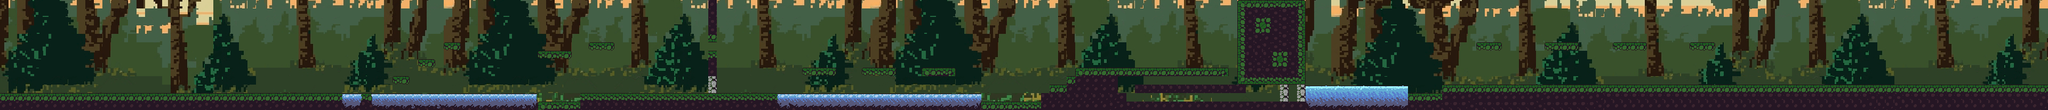

The image is a tile-based game level rendered from a .tmx file. Its description and source (layers, tilesets, objects; grid data summarised) follow:
An orthogonal 240x13 tile map with 16x16 px tiles, 2 tile layers (Backround, Graphics), 6 tilesets and 94 objects.

<map version="1.10" tiledversion="1.10.1" orientation="orthogonal" renderorder="right-down" width="240" height="13" tilewidth="16" tileheight="16" infinite="0" nextlayerid="15" nextobjectid="281">
 <tileset firstgid="1" source="Swamp.tsx" />
 <tileset firstgid="241" source="Background.tsx" />
 <tileset firstgid="961" source="Water.tsx" />
 <tileset firstgid="997" source="ForestBackGround1.tsx" />
 <tileset firstgid="2587" source="Tileset-export.tsx" />
 <tileset firstgid="2827" source="Tileset-export-exp11ort.tsx" />
 <layer id="2" name="Backround" width="240" height="13" locked="1">
  <data>[3120 cells, 3119 non-empty, 801 distinct tile ids]</data>
 </layer>
 <layer id="3" name="Graphics" width="240" height="13">
  <data>[3120 cells, 708 non-empty, 95 distinct tile ids]</data>
 </layer>
 <objectgroup draworder="index" id="4" name="Ground">
  <object id="29" x="0" y="176" width="642.021" height="32" />
  <object id="36" x="1086.67" y="176" width="371.242" height="32" />
  <object id="41" x="2707.67" y="160" width="1132.33" height="48" />
  <object id="86" x="-1.33333" y="2" height="206" />
  <object id="87" x="-0.666667" y="0" width="3836.18" />
  <object id="88" x="1" y="208.667" width="3837" />
  <object id="89" x="3839.5" y="0" width="1" height="208" />
  <object id="142" x="675.818" y="176" width="22.7273" height="32" />
  <object id="143" x="736" y="144" width="32" height="16" />
  <object id="144" x="784" y="112" width="32" height="16" />
  <object id="145" x="832" y="80" width="32" height="16" />
  <object id="147" x="2320" y="0" width="13.1667" height="160" />
  <object id="149" x="1953.27" y="176" width="156.394" height="32" />
  <object id="150" x="1970.5" y="160" width="125.5" height="16" />
  <object id="153" x="2001.5" y="144" width="94.5" height="16" />
  <object id="155" x="1616" y="128" width="64" height="16" />
  <object id="157" x="1328" y="0" width="16" height="80" />
  <object id="158" x="1328" y="96" width="16" height="48" />
  <object id="159" x="1104" y="80" width="48" height="16" />
  <object id="162" x="1008" y="96" width="64" height="16" />
  <object id="164" x="2112" y="192" width="336" height="16" />
  <object id="202" x="2336" y="0" width="112" height="80" />
  <object id="204" x="2404" y="80" width="44" height="80" />
  <object id="228" x="3168" y="80" width="48" height="16" />
  <object id="230" x="2144" y="128" width="16" height="13.3333" />
  <object id="231" x="2160" y="128" width="16" height="13.6667" />
  <object id="232" x="2176" y="128" width="16" height="13.6667" />
  <object id="233" x="2192" y="128" width="16" height="13.6667" />
  <object id="234" x="2208" y="128" width="16" height="13" />
  <object id="237" x="2224" y="128" width="16" height="14" />
  <object id="238" x="2240" y="128" width="16" height="13.3333" />
  <object id="239" x="2256" y="128" width="16" height="14" />
  <object id="240" x="2272" y="128" width="16" height="14" />
  <object id="241" x="2288" y="128" width="14" height="14.3333" />
  <object id="242" x="2016" y="128" width="127.333" height="14.3333" />
  <object id="243" x="2128" y="160" width="16" height="13.6667" />
  <object id="244" x="2144" y="160" width="16" height="13" />
  <object id="245" x="2160" y="160" width="16" height="14" />
  <object id="246" x="2176" y="160" width="16" height="14" />
  <object id="247" x="2192" y="160" width="16" height="13.6667" />
  <object id="248" x="2208" y="160" width="16" height="13.6667" />
  <object id="249" x="2224" y="160" width="16" height="14" />
  <object id="250" x="2240" y="160" width="16" height="13.6667" />
  <object id="251" x="2256" y="160" width="16" height="13.6667" />
  <object id="252" x="2272" y="160" width="16" height="13.3333" />
  <object id="253" x="2288" y="160" width="16" height="13.6667" />
  <object id="254" x="2304" y="160" width="16" height="13.6667" />
  <object id="255" x="2320" y="160" width="13" height="14.6667" />
  <object id="258" x="1504" y="128" width="64" height="16" />
  <object id="259" x="1728" y="128" width="64" height="16" />
  <object id="277" x="2640" y="176" width="67" height="32" />
  <object id="278" x="1840" y="192" width="112.773" height="16" />
  <object id="280" x="1008" y="192" width="80" height="16" />
 </objectgroup>
 <objectgroup id="5" name="StoneWall">
  <object id="165" x="2404.33" y="160" width="11.6667" height="15" />
  <object id="167" x="2432" y="160" width="16" height="16" />
  <object id="168" x="1328" y="144" width="16" height="16" />
  <object id="205" x="1328" y="160" width="16" height="16" />
  <object id="206" x="2404.67" y="176" width="11.3333" height="16" />
  <object id="207" x="2432" y="176" width="16" height="16" />
 </objectgroup>
 <objectgroup id="7" name="Mud">
  <object id="191" x="304" y="144" width="16" height="32" />
  <object id="194" x="576" y="144" width="16" height="32" />
  <object id="195" x="1086.67" y="144" width="16" height="32" />
  <object id="196" x="2064" y="96" width="16" height="32" />
  <object id="197" x="2272" y="96" width="16" height="32" />
  <object id="198" x="2752" y="128" width="16" height="32" />
  <object id="199" x="3040" y="128" width="16" height="32" />
  <object id="201" x="3216" y="128" width="16" height="32" />
  <object id="257" x="1312" y="144" width="16" height="32" />
  <object id="260" x="1792" y="112" width="16" height="16" />
  <object id="261" x="1712" y="112" width="16" height="16" />
  <object id="263" x="1680" y="112" width="16" height="16" />
  <object id="264" x="1600" y="112" width="16" height="16" />
  <object id="265" x="1568" y="112" width="16" height="16" />
  <object id="266" x="1488" y="112" width="16" height="16" />
  <object id="267" x="2752" y="64" width="16" height="16" />
  <object id="268" x="2816" y="64" width="16" height="16" />
  <object id="273" x="3152" y="64" width="16" height="16" />
  <object id="274" x="3216" y="64" width="16" height="16" />
 </objectgroup>
 <objectgroup id="6" name="SmallWarriors">
  <object id="208" x="416" y="160" width="16" height="16" />
 </objectgroup>
 <objectgroup id="11" name="MillyWarriors">
  <object id="175" x="2832" y="144" width="16" height="16" />
  <object id="176" x="3136" y="144" width="16" height="16" />
  <object id="183" x="2240" y="112" width="16" height="16" />
  <object id="217" x="2768" y="80" width="48" height="16" />
 </objectgroup>
 <objectgroup id="12" name="DistantWarriors">
  <object id="178" x="2784" y="64" width="16" height="16" />
  <object id="181" x="3184" y="64" width="16" height="16" />
  <object id="184" x="1751.75" y="111.875" width="16" height="16" />
  <object id="185" x="1632" y="112" width="16" height="16" />
  <object id="186" x="1527.33" y="111.333" width="16" height="16" />
  <object id="187" x="1120" y="160" width="16" height="16" />
 </objectgroup>
 <objectgroup id="13" name="Water">
  <object id="140" x="642" y="180.023" width="33.6364" height="28.3409" />
  <object id="141" x="698.955" y="178.909" width="307.409" height="29.0909" />
  <object id="169" x="1458" y="179.333" width="382" height="28.6667" />
  <object id="170" x="2455.33" y="161.818" width="182.667" height="46.1818" />
 </objectgroup>
 <objectgroup id="14" name="Worm">
  <object id="115" x="3824" y="96" width="16" height="16" />
 </objectgroup>
</map>
